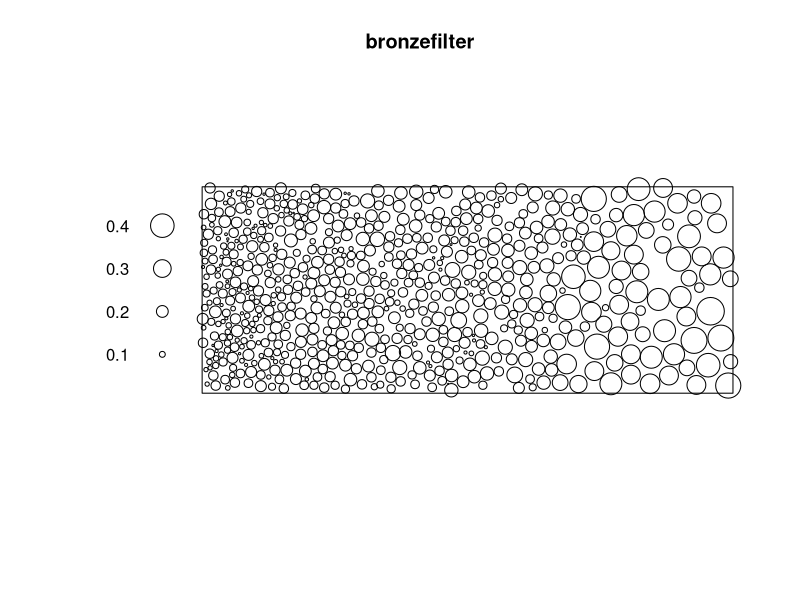

Recreate this plot in R.
library(spatstat.data)


### Name: bronzefilter
### Title: Bronze gradient filter data
### Aliases: bronzefilter
### Keywords: datasets spatial

### ** Examples

  data(bronzefilter)
  if(require(spatstat)) {
  plot(bronzefilter, markscale=2)
  }
